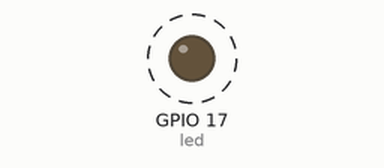
Bench run of a program on a simulated Raspberry Pi (BCM pin numbers). Parts: output pins drawn as LEDs (lit = HIGH). Dashed ring = blinking. Random numbers come from a fixed seed; library files of the repository ran but are not shown: 1 file(s).

Above: at 0.15 s.
At 82.18 s:
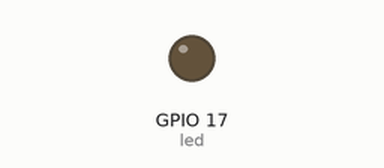
Timing chart, 0 to 82.5 s (numbered marks = the images above):
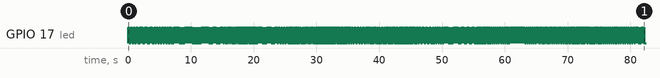

Measured:
- by itself, GPIO 17 (led): alternates HIGH for 0.01 s and LOW for 0.01 s

The program:

neon.py
```python
from tools import *
from gpiozero import LED
from tools import fluorescentTube

pin = 17
led = LED(pin)

#blink(led, 1)
fluorescentTube(led, f_min=40, f_max=60, disturb=0.02, duration=None, width=.55, loopPeriod=2, fadeTime=1.1)
```
